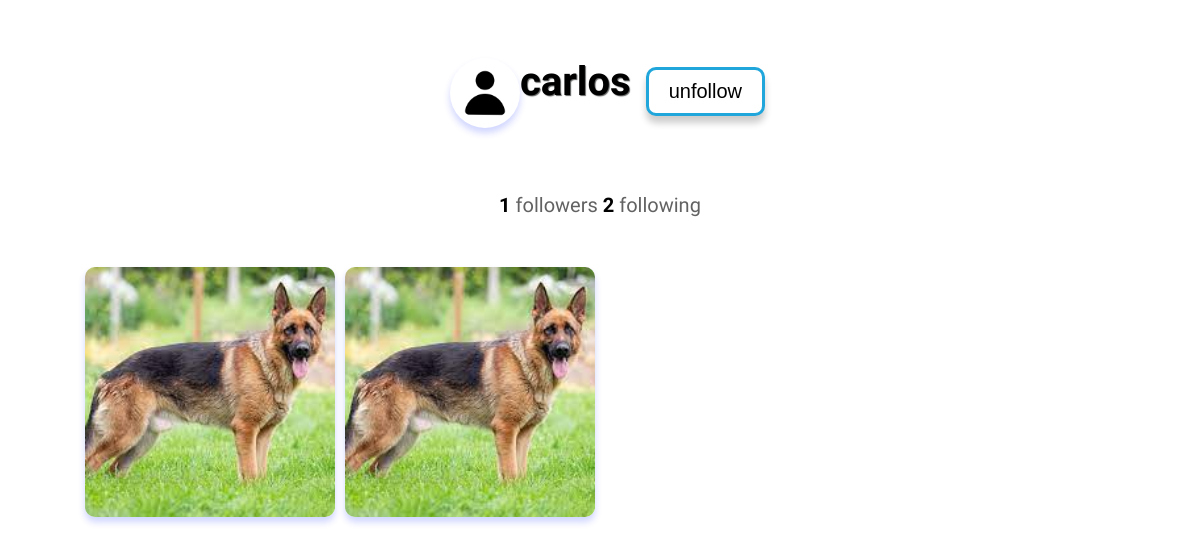
Page /profile/carlos/ (signed in) on the committed database.
### myapp/models.py (models this page shows, shortened)
class UserProfile(models.Model):
    user = models.OneToOneField(User, on_delete=models.CASCADE)
    profile_image = models.ImageField(upload_to='images/', default='images/defaultuser.png')
    bio = models.CharField(max_length=100, null=True, blank=True)

class User(AbstractUser):
    SPECIES_CHOICES = [
        ('dog', 'Dog'),
        ('cat', 'Cat'),
        ('bird', 'Bird'),
        ('fish', 'Fish'),
        ('rabbit', 'Rabbit'),
        ('hamster', 'Hamster'),
        ('turtle', 'Turtle'),
        ('horse', 'Horse'),
        ('snake', 'Snake'),
        ('lizard', 'Lizard'),
        ('pig', 'Pig'),
        ('monkey', 'Monkey'),
        ('other', 'Other'),
    ]
    profile_image = models.ImageField(null=True, blank=True, upload_to='images/')
    phone = models.CharField(max_length=20, null=True, blank=True)
    address = models.CharField(max_length=50, null=True, blank=True)
    amount_of_followers = models.IntegerField(default=0)
    amount_of_following = models.IntegerField(default=0)
    followers = models.ManyToManyField('self', blank=True, symmetrical=False)
    following = models.ManyToManyField('self', blank=True, symmetrical=False, related_name='following_user')
    species = models.CharField(max_length=10, choices=SPECIES_CHOICES, null=True, blank=True)

class Post(models.Model):
    user_profile = models.ForeignKey(UserProfile, on_delete=models.CASCADE, null=True)
    user = models.ForeignKey(User, on_delete=models.CASCADE, null=True, blank=True)
    image = models.ImageField(null=True, upload_to='images/')
    description = models.CharField(max_length=500, null=True, blank=True)
    date = models.DateTimeField(auto_now_add=True)
    likes = models.IntegerField(default=0)
    comment = models.IntegerField(default=0)
    who_liked = models.ManyToManyField(User, related_name='liked_posts', blank=True)

### myapp/views.py (the view)
# urls.py: path('profile/', views.view_profile, name='view_profile'),
@login_required
def view_profile(request, username=None):
    current_user = request.user
    if username: #checkl if username exists
        user = get_object_or_404(User, username=username) #if it does, get the user object
        if current_user in user.followers.all():
            is_following = True
        else:
            is_following = False
        posts = Post.objects.filter(user=user)
        user_profile = get_object_or_404(UserProfile, user=user) #get the user profile object
        if user == current_user:
            is_own_profile = True
        else:
            is_own_profile = False
    else:
        user = current_user
        posts = Post.objects.filter(user=user)
        user_profile = current_user.userprofile
        is_own_profile = True
    if request.method == 'POST':
        posts = Post.objects.filter(user=current_user)
        form = UserProfileForm(request.POST, request.FILES, instance=user_profile)
        if form.is_valid():
            form.save()
    else:
        form = UserProfileForm(instance=user_profile)
    context = {
        'user_profile': user_profile,
        'is_own_profile': is_own_profile,
        'form': form,
        'posts': posts,
        'username': user.username,
        'is_following': is_following
    }
    return render(request, 'profile.html', context)

### myapp/templates/profile.html (shortened to what this page needs)
{% extends 'profilebase.html' %}
{% block content %}
<!DOCTYPE html>
<html lang="en">
<head>
</head>
<body>
    <div class = "container">
        <div class = "user">
            <pre><h1 id = "username"><img id = "profile" src="{{ user_profile.profile_image.url }}" alt="">  {{ user_profile.user.username }}</h1></pre>
            {% if not is_own_profile %}
                    {% if is_following %}
                        <a href="{% url 'follow_user' user_profile.user.username %}">
                            <button id="follow">unfollow</button>
                        </a>
                    {% else %}
                    <a href="{% url 'follow_user' user_profile.user.username %}">
                        <button id="follow">follow</button>
                    </a>
                    {% endif %}
            {% endif %}
        </div>
        <p id = "amounts">
            <strong>{{ user_profile.user.amount_of_followers }} </strong> followers
            <strong>{{ user_profile.user.amount_of_following}} </strong> following
        </p>
        <div class="posts">
            {% for post in posts %}
            <div class="post">
                {% if post.image %}
                    <img id = "post_image" src="{{ post.image.url }}" alt="">
                {% endif %}
            </div>
            {% endfor %}
        </div>
    </div>
</body>
</html>
{% endblock %}

### myapp/static/profilestyles.css (style rules this page uses)
body, pre { font-family: 'Afacad', sans-serif; font-size: 18px; }
.container { display: flex; flex-direction: column; align-items: center; justify-content: center; margin-top: 30px; }
#profile { box-shadow: 0 5px 7px rgba(22, 45, 255, 0.2); width: 70px; height: 70px; border-radius: 50%; }
h1 { text-shadow: #5e5f5f 1px 1px 1px; font-size: 40px; margin-top: 10px; }
.user { width: 100%; display: flex; flex-direction: row; align-items: center; justify-content: center; }
.posts { margin-top: 30px; display: grid; grid-template-columns: repeat(4,250px); grid-auto-rows: 250px; gap: 10px; }
.post img { border-radius: 10px; box-shadow: 0 5px 7px rgba(22, 45, 255, 0.2); width: 100%; height: 100%; object-fit: cover; }
#username { display: flex; flex-direction: row; }
button { box-shadow: 0 7px 7px rgba(0, 0, 0, 0.2); border-radius: 10px; border: 3px solid #20a6db; background-color: #ffffff; font-size: 18px; padding: 10px 20px; cursor: pointer; }
#follow { position: relative; left: 15px; font-size: 20px; bottom: 10px; }
#amounts { font-size: 20px; color: rgb(98, 98, 98); }
strong { color : #000000; }

### rows in the picture
UserProfile: profile_image (placeholder picture), user.username "carlos", user.amount_of_followers "1", user.amount_of_following "2"
Post: image (picture)
Post: image (picture)
